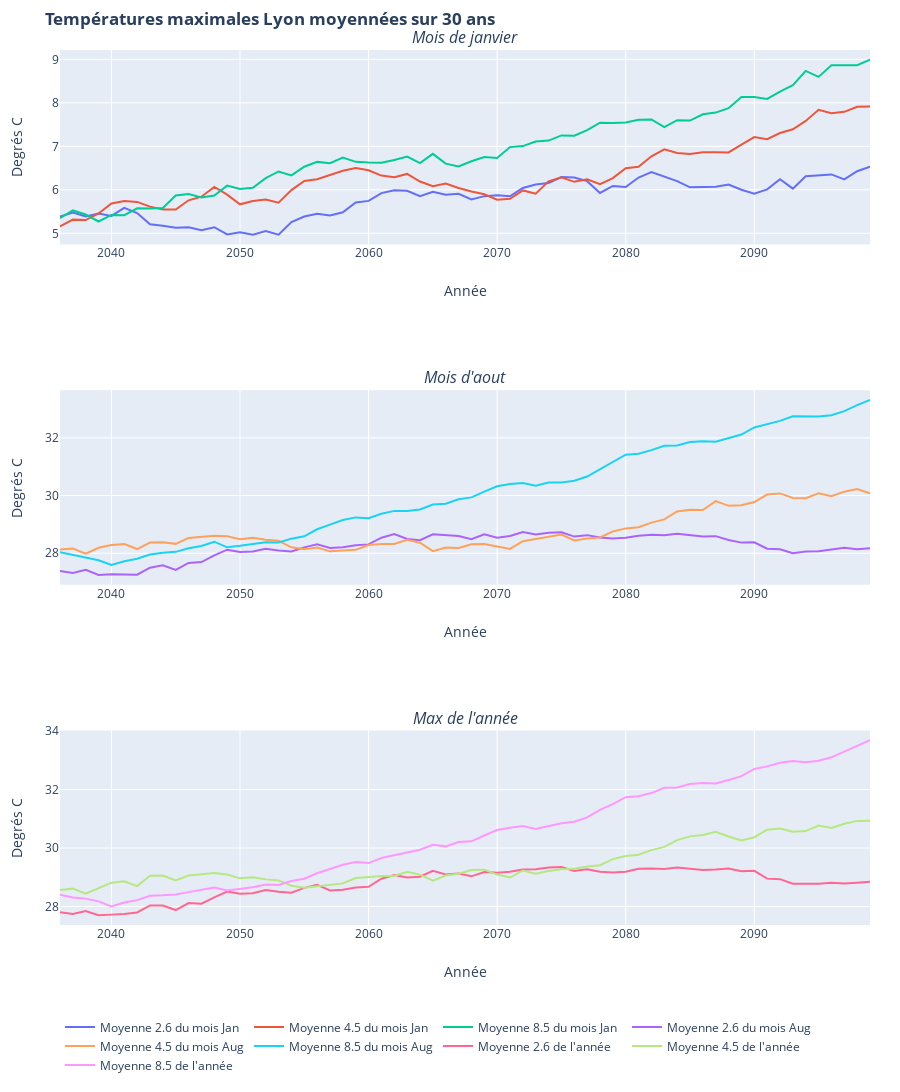

The code cell stored with this chart in its notebook:
### Markdown cell above
#### Lyon
Le diagramme ci-dessous  représente l'évolution sur `yearPeriod` années de la température dans la région Lyonnaise.(Décommenter la dernière ligne du bloc pour afficher la figure)

### Code cell
q = 0
trace26_0 = go.Scatter(
    x = Lyon_year[firstPlotYear:lastPlotYear],
    y = moyMAreaInterval_Lyon_26[q,:],
    name ='Moyenne 2.6 du mois %s'%Lyon_month[calcMonth[q]]
)
trace45_0 = go.Scatter(
    x = Lyon_year[firstPlotYear:lastPlotYear],
    y = moyMAreaInterval_Lyon_45[q,:],
    name ='Moyenne 4.5 du mois %s'%Lyon_month[calcMonth[q]]
)
trace85_0 = go.Scatter(
    x = Lyon_year[firstPlotYear:lastPlotYear],
    y = moyMAreaInterval_Lyon_85[q,:],
    name ='Moyenne 8.5 du mois %s'%Lyon_month[calcMonth[q]]
)

q = 1
trace26_1 = go.Scatter(
    x = Lyon_year[firstPlotYear:lastPlotYear],
    y = moyMAreaInterval_Lyon_26[q,:],
    name ='Moyenne 2.6 du mois %s'%Lyon_month[calcMonth[q]]
)
trace45_1 = go.Scatter(
    x = Lyon_year[firstPlotYear:lastPlotYear],
    y = moyMAreaInterval_Lyon_45[q,:],
    name ='Moyenne 4.5 du mois %s'%Lyon_month[calcMonth[q]]
)

trace85_1 = go.Scatter(
    x = Lyon_year[firstPlotYear:lastPlotYear],
    y = moyMAreaInterval_Lyon_85[q,:],
    name ='Moyenne 8.5 du mois %s'%Lyon_month[calcMonth[q]]
)

q = 2
trace26_2 = go.Scatter(
    x = Lyon_year[firstPlotYear:lastPlotYear],
    y = moyMAreaInterval_Lyon_26[q,:],
    name ="Moyenne 2.6 de l'année"
)
trace45_2 = go.Scatter(
    x = Lyon_year[firstPlotYear:lastPlotYear],
    y = moyMAreaInterval_Lyon_45[q,:],
    name ="Moyenne 4.5 de l'année"
)

trace85_2 = go.Scatter(
    x = Lyon_year[firstPlotYear:lastPlotYear],
    y = moyMAreaInterval_Lyon_85[q,:],
    name ="Moyenne 8.5 de l'année"
)

fig = subplots.make_subplots(rows=3, 
                          cols=1, 
                          subplot_titles=("<i>Mois de janvier</i>","<i>Mois d'aout</i>","<i>Max de l'année</i>"))

fig.append_trace(trace26_0, 1, 1)
fig.append_trace(trace45_0, 1, 1)
fig.append_trace(trace85_0, 1, 1)
fig.append_trace(trace26_1, 2, 1)
fig.append_trace(trace45_1, 2, 1)
fig.append_trace(trace85_1, 2, 1)
fig.append_trace(trace26_2, 3, 1)
fig.append_trace(trace45_2, 3, 1)
fig.append_trace(trace85_2, 3, 1)

fig.update_xaxes(title_text="Année", row=1, col=1)
fig.update_xaxes(title_text="Année", row=2, col=1)
fig.update_xaxes(title_text="Année", row=3, col=1)

fig.update_yaxes(title_text="Degrés C", row=1, col=1)
fig.update_yaxes(title_text="Degrés C", row=2, col=1)
fig.update_yaxes(title_text="Degrés C", row=3, col=1)

fig['layout']['margin'] = {'l': 60, 'r': 30, 'b': 50, 't': 50}
fig['layout'].update(autosize = False, height=1200, width=900, title='<b>Températures maximales Lyon moyennées sur 30 ans</b>')

fig.update_layout(legend_orientation="h")

py.iplot(fig, filename='basic-line')
